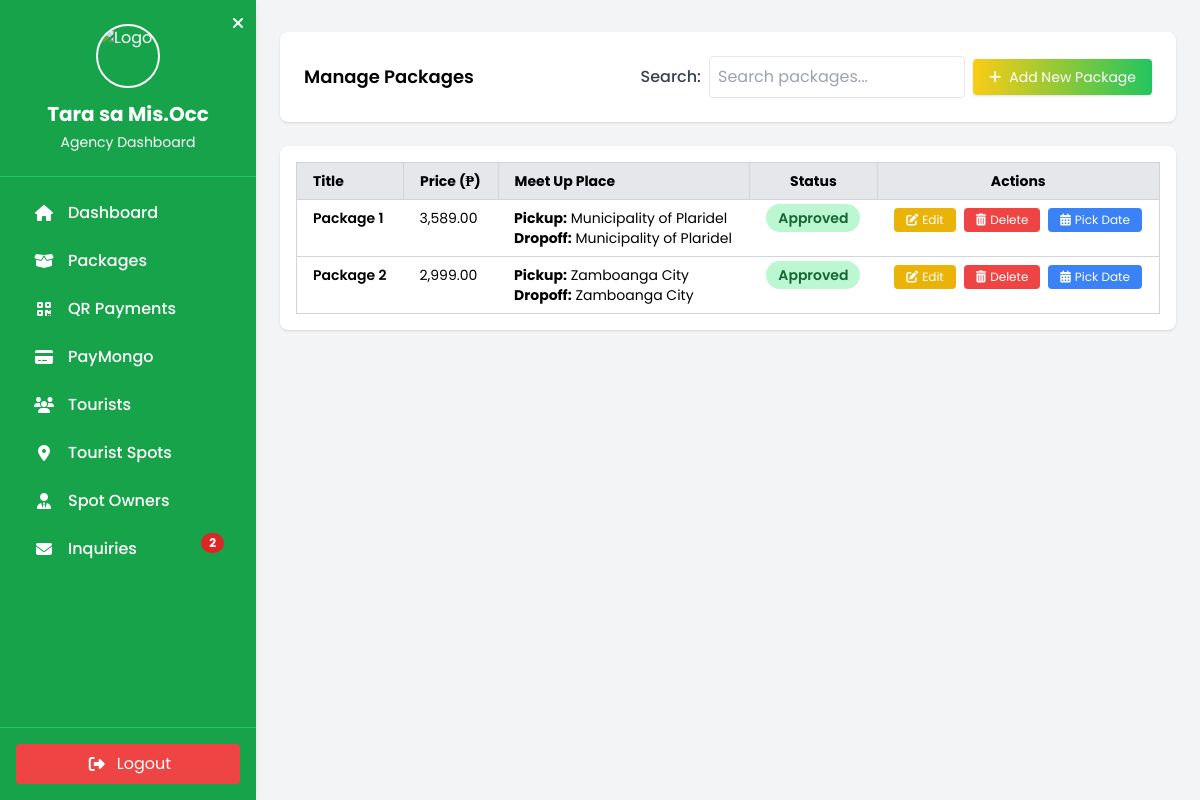
Screenshot of /admin/agency_manage_packages.php (signed in) with the database file from the repository.
### tables this page shows
CREATE TABLE `packages` (
  `id` int(10) UNSIGNED NOT NULL,
  `title` varchar(255) NOT NULL,
  `price` decimal(10,2) NOT NULL,
  `pickup_location` varchar(255) NOT NULL,
  `dropoff_location` varchar(255) NOT NULL,
  `description` text DEFAULT NULL,
  `image1` varchar(255) DEFAULT NULL,
  `image2` varchar(255) DEFAULT NULL,
  `image3` varchar(255) DEFAULT NULL,
  `image4` varchar(255) DEFAULT NULL,
  `inclusion1` varchar(255) DEFAULT NULL,
  `inclusion2` varchar(255) DEFAULT NULL,
  `inclusion3` varchar(255) DEFAULT NULL,
  `inclusion4` varchar(255) DEFAULT NULL,
  `exclusion1` varchar(255) DEFAULT NULL,
  `exclusion2` varchar(255) DEFAULT NULL,
  `exclusion3` varchar(255) DEFAULT NULL,
  `exclusion4` varchar(255) DEFAULT NULL,
  `posted_by_type` enum('agency','admin') NOT NULL,
  `created_at` datetime DEFAULT current_timestamp(),
  `status` enum('pending','approved','rejected') NOT NULL DEFAULT 'pending',
  `closed_dates` text DEFAULT NULL,
  `lunch_location` varchar(255) DEFAULT NULL
);

### admin/agency_manage_packages.php (the view, shortened to what this page needs)
        <?php
        include '../config/db_connect.php';
        $limit = 5;
        $page = max(1, intval($_GET['page'] ?? 1));
        $offset = ($page - 1) * $limit;
        $packages = [];
        $res = $conn->query("SELECT * FROM packages ORDER BY id DESC LIMIT $limit OFFSET $offset");
        while ($row = $res->fetch_assoc()) $packages[] = $row;
        ?>
        <!DOCTYPE html>
        <html lang="en">
        <head>
        <script src="https://cdn.tailwindcss.com"></script>
        <link rel="stylesheet" href="https://cdn.jsdelivr.net/npm/flatpickr/dist/flatpickr.min.css">
        <link rel="stylesheet" href="https://cdnjs.cloudflare.com/ajax/libs/font-awesome/6.4.0/css/all.min.css" />
        <link rel="stylesheet" href="css/style.css">
        </head>
        <body class="bg-gray-100 font-[Poppins]">
        <div class="flex min-h-screen">
        <div class="fixed top-0 left-0 h-screen w-64 bg-white shadow-md overflow-y-auto z-20">
        <?php include 'sidebar.php'; ?>
        </div>
        <main class="flex-1 ml-64 mt-8 px-6 relative overflow-x-auto">
        <div class="bg-white shadow rounded-lg p-6 mb-6 flex flex-col md:flex-row md:items-center md:justify-between gap-4">
        <h2 class="text-lg font-semibold flex items-center gap-4">Manage Packages</h2>
        <div class="flex items-center gap-2">
            <label for="searchInput" class="font-medium text-gray-700">Search:</label>
            <input type="text" id="searchInput" placeholder="Search packages..." class="p-2 border rounded w-64">
            <a href="agency_add_package.php"
            class="bg-gradient-to-r from-yellow-400 to-green-500 text-white px-4 py-2 rounded shadow hover:from-yellow-500 hover:to-green-600 text-sm flex items-center gap-2 transition">
            <i class="fas fa-plus"></i> Add New Package
            </a>
        </div>
        </div>
<div class="overflow-x-auto bg-white shadow rounded-lg p-4">
  <table class="w-full text-sm border border-gray-300 border-collapse">
    <thead>
      <tr class="bg-gray-200 text-left">
        <th class="px-4 py-2 border border-gray-300">Title</th>
        <th class="px-4 py-2 border border-gray-300">Price (₱)</th>
        <th class="px-4 py-2 border border-gray-300">Meet Up Place</th>
        <th class="px-4 py-2 border border-gray-300 text-center">Status</th>
        <th class="px-4 py-2 border border-gray-300 text-center">Actions</th>
      </tr>
    </thead>
    <tbody id="packagesTable">
      <?php foreach($packages as $pkg): ?>
      <tr class="hover:bg-gray-50 align-top border-t border-gray-300">
        <td class="px-4 py-2 font-semibold"><?= htmlspecialchars($pkg['title']) ?></td>
        <td class="px-4 py-2"><?= number_format($pkg['price'],2) ?></td>
        <td class="px-4 py-2">
          <p class="text-sm"><strong>Pickup:</strong> <?= htmlspecialchars($pkg['pickup_location'] ?? '') ?></p>
          <p class="text-sm"><strong>Dropoff:</strong> <?= htmlspecialchars($pkg['dropoff_location'] ?? '') ?></p>
        </td>
        <td class="px-4 py-2 text-center">
          <?php
            $status = !empty($pkg['status']) ? strtolower($pkg['status']) : 'pending';
            $color = match($status){
                'approved' => 'bg-green-200 text-green-800',
                'rejected' => 'bg-red-200 text-red-800',
                default => 'bg-yellow-200 text-yellow-800',
            };
          ?>
          <span class="px-3 py-1 rounded-full text-sm font-semibold <?= $color ?>">
            <?= ucfirst($status ?: 'Pending') ?>
          </span>
        </td>
        <td class="px-4 py-2 text-center">
<div class="flex justify-center gap-2">
    <button onclick="openEditModal(<?= $pkg['id'] ?>)"
        class="bg-yellow-500 text-white px-3 py-1 rounded hover:bg-yellow-600 text-xs flex items-center gap-1">
        <i class="fas fa-edit"></i> Edit
    </button>
    <button
        class="deleteBtn bg-red-500 text-white px-3 py-1 rounded hover:bg-red-600 text-xs flex items-center gap-1"
        data-id="<?= $pkg['id'] ?>"
        data-title="<?= htmlspecialchars($pkg['title']) ?>">
        <i class="fas fa-trash-alt"></i> Delete
    </button>
<button id="calendarBtn-<?= $pkg['id'] ?>" class="bg-blue-500 text-white px-3 py-1 rounded hover:bg-blue-600 text-xs flex items-center gap-1">
    <i class="fas fa-calendar-alt"></i> Pick Date
</button>
   </td>
      </tr>
      <?php endforeach; ?>
    </tbody>
  </table>
</div>

### admin/css/style.css (style rules this page uses)
body { font-family: "Poppins"; min-height: 100vh; background-color: #f3f4f6; }

### rows the page displays
packages: title "Package 1", price "3,589.00", pickup_location "Municipality of Plaridel", dropoff_location "Municipality of Plaridel", status "Approved"
packages: title "Package 2", price "2,999.00", pickup_location "Zamboanga City", dropoff_location "Zamboanga City", status "Approved"

### other values shown
$unread_msg_count "2"
